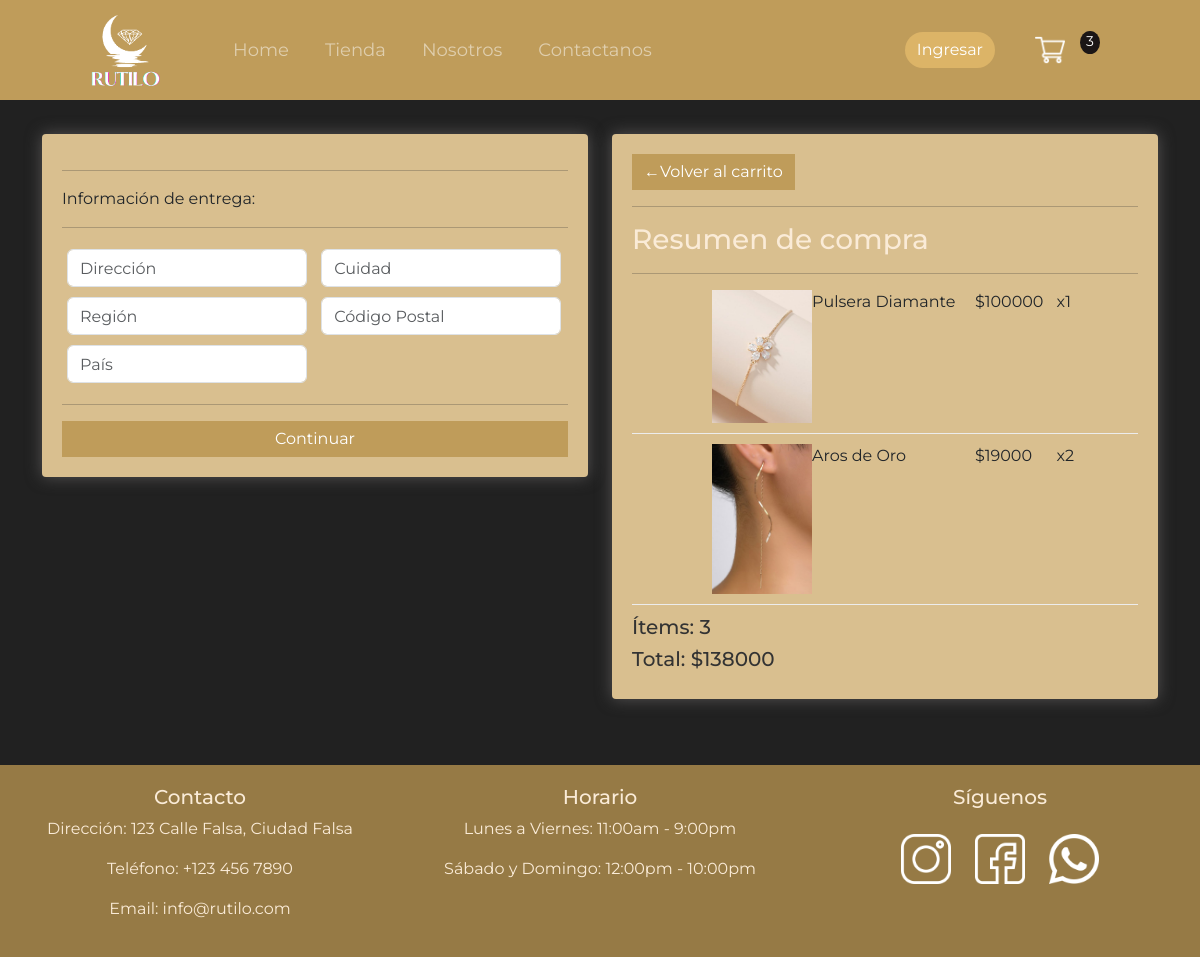
Screenshot of /checkout/ (signed in) with the database file from the repository.
### store/models.py (models this page shows, shortened)
class OrderItem(models.Model):
    product= models.ForeignKey(Product, on_delete = models.SET_NULL, null = True, blank=True)
    order = models.ForeignKey(Order, on_delete = models.SET_NULL, null = True, blank=True)
    quantity = models.IntegerField(default=0, null=True, blank=True)
    date_added = models.DateTimeField(auto_now_add=True)
    @property
    def get_total(self):
        total = self.product.price * self.quantity
        return total

class Product(models.Model):
    name = models.CharField(max_length = 200, null = True)
    price = models.IntegerField ()
    digital = models.BooleanField(default = False, null=True, blank = False)
    image = models.ImageField(null=True, blank=True)
    @property
    def imageURL(self):
        try:
            url = self.image.url
        except:
            url = ''
        return url

class Order(models.Model):
    customer= models.ForeignKey(Customer, on_delete = models.SET_NULL, null = True, blank = True)
    date_ordered = models.DateTimeField(auto_now_add = True)
    complete = models.BooleanField(default=False, null=True, blank=False)
    transaction_id = models.CharField(max_length = 200, null = True)
    @property
    def shipping(self):
        shipping = False
        orderitems = self.orderitem_set.all()
        for i in orderitems:
            if i.product.digital == False:
                shipping = True
        return shipping
    @property
    def get_cart_total(self):
        orderitems = self.orderitem_set.all()
        total = sum([item.get_total for item in orderitems])
        return float(total)
    @property
    def get_cart_items(self):
        orderitems = self.orderitem_set.all()
        total = sum([item.quantity for item in orderitems])
        return total

### store/views.py (the view)
# urls.py: path('checkout/', views.checkout, name="checkout"),
def checkout(request):
    data = cartData(request)
    cartItems = data['cartItems']
    order = data['order']
    items = data['items']
    context = {'items':items, 'order': order,'cartItems': cartItems }
    return render(request, 'store/checkout.html', context)

### store/utils.py (called while the page is built)
def cartData(request):
    if request.user.is_authenticated:
        customer = request.user.customer
        order, created = Order.objects.get_or_create(customer = customer, complete=False)
        items = order.orderitem_set.all()
        cartItems=order.get_cart_items
    else:
        cookieData = cookieCart(request)
        cartItems = cookieData['cartItems']
        order = cookieData['order']
        items = cookieData['items']
    return {'cartItems': cartItems, 'order': order, 'items': items}

### store/templates/store/checkout.html (shortened to what this page needs)
{% extends 'store/main.html'%}
{% load static %}
{% block content %}
<div class="row">
    <div class="col-lg-6">
        <div class="box-element2" id="form-wrapper">
            <form id="form">
                <div id="shipping-info">
                    <hr>
                    <p>Información de entrega:</p>
                    <hr>
                    <div class="form-field">
                        <input class="form-control" type="text" name="address" placeholder="Dirección">
                    </div>
                    <div class="form-field">
                        <input class="form-control" type="text" name="city" placeholder="Cuidad">
                    </div>
                    <div class="form-field">
                        <input class="form-control" type="text" name="state" placeholder="Región">
                    </div>
                    <div class="form-field">
                        <input class="form-control" type="text" name="zipcode" placeholder="Código Postal">
                    </div>
                    <div class="form-field">
                        <input class="form-control" type="text" name="country" placeholder="País">
                    </div>
                </div>
                <hr>
                <input id="form-button" class="btn btn-success btn-block" type="submit" value="Continuar">
            </form>
        </div>
        <br>
    </div>
    <div class="col-lg-6">
        <div class="box-element2">
            <a class="btn btn-outline-dark" href="{% url 'cart' %}">&#x2190;Volver al carrito</a>
            <hr>
            <h3>Resumen de compra</h3>
            <hr>
            {% for item in items %}
            <div class="cart-row">
                <div style="flex: 2"><img class="row-image" src="{{item.product.imageURL}}" alt="placeholder"></div>
                <div style="flex: 2">
                    <p>{{item.product.name}}</p>
                </div>
                <div style="flex: 1;">
                    <p>${{item.product.price}}</p>
                </div>
                <div style="flex: 1;">
                    <p>x{{item.quantity}}</p>
                </div>
            </div>
            {% endfor %}
            <h5>Ítems: {{order.get_cart_items}}</h5>
            <h5>Total: ${{order.get_cart_total|floatformat:-1}}</h5>
        </div>
    </div>
</div>
{% endblock content %}

### static/css/dise.css (style rules this page uses)
body { background-color: hsl(0, 0%, 13%); font-family: "Montserrat", sans-serif; }
h1, h2, h3, h4, h5, h6 { color: hsl(0, 0%, 20%); }
h3 { color: antiquewhite !important; }
.box-element2 { box-shadow: hsl(0, 1%, 33%) 0 0 16px; background-color: #D9BF8F; border-radius: 4px; margin-bottom: 1rem; padding: 20px; width: 100%; }
.col-lg-4, .col-lg-6, .col-lg-8, .col-lg-12 { margin-top: 10px; }
.btn { background-color: #bf9c5a; border-radius: 0; display: inline-block; border: none; color: white; }
.row-image { width: 100px; margin-left: 80px; }
.form-field { width: 250px; display: inline-block; padding: 5px; }
.cart-row { display: flex; align-items: flex-stretch; padding-bottom: 10px; margin-bottom: 10px; border-bottom: 1px solid #ececec; }

### rows the page displays
OrderItem: product.imageURL (picture), product.name "Pulsera Diamante", product.price "100000", quantity "1"
OrderItem: product.imageURL (picture), product.name "Aros de Oro", product.price "19000", quantity "2"
Order: get_cart_items "3", get_cart_total "138000"

### other values shown
{{ cartItems }} "3"
